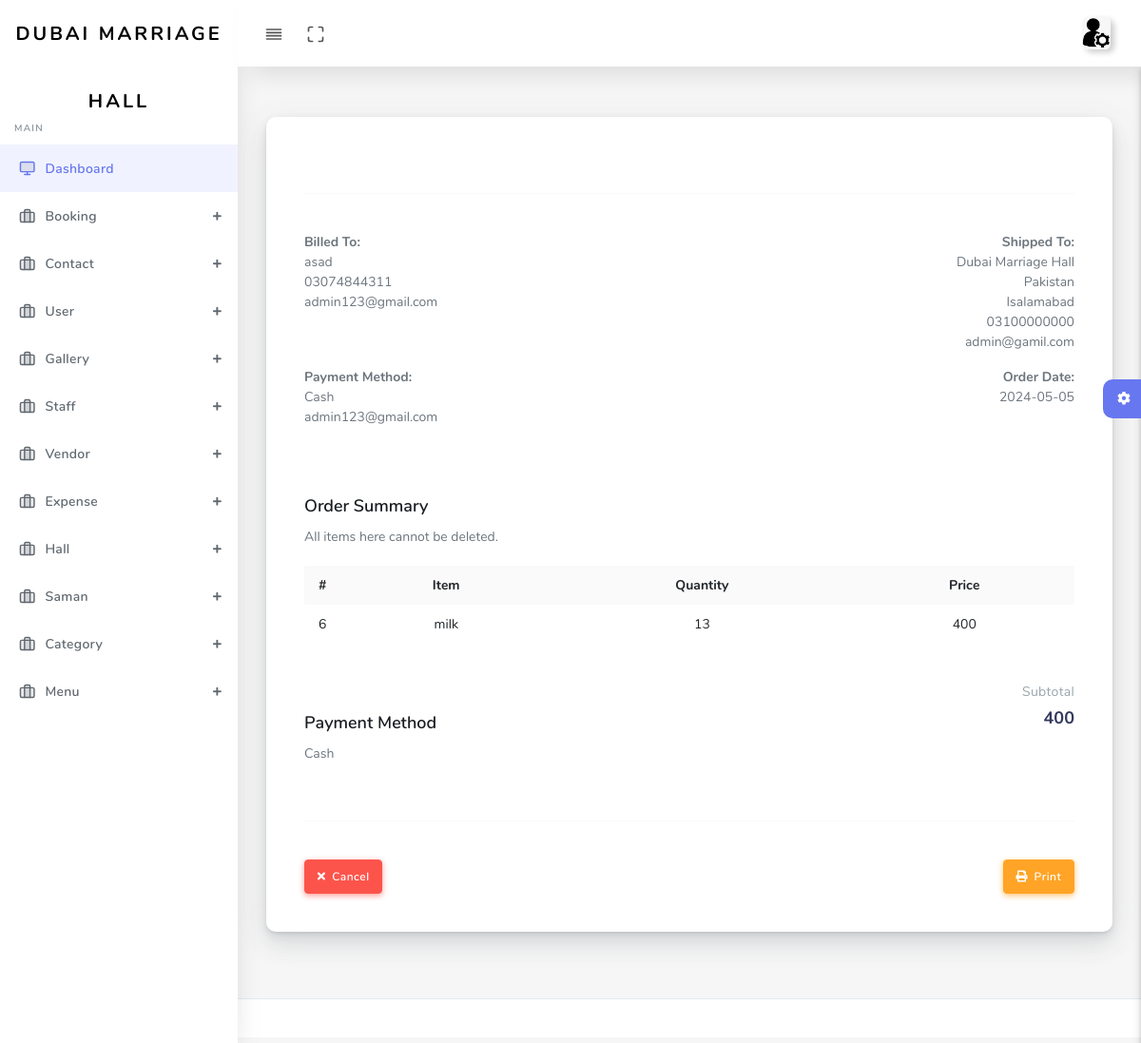
The app's page /user/admin/expense_invoice.php?uid=6 (signed in) with its own data.
### tables this page shows
CREATE TABLE `expanse` (
  `eid` int(255) NOT NULL,
  `item` varchar(255) NOT NULL,
  `quantity` int(255) NOT NULL,
  `category` text NOT NULL,
  `vender` varchar(255) NOT NULL,
  `price` varchar(255) NOT NULL,
  `date` varchar(255) NOT NULL
);

CREATE TABLE `vendor` (
  `vid` int(255) NOT NULL,
  `name` varchar(255) NOT NULL,
  `number` varchar(255) NOT NULL,
  `email` varchar(255) NOT NULL,
  `date` varchar(255) NOT NULL
);

### user/admin/expense_invoice.php (the view, shortened to what this page needs)
<?php
include('include/header.php');
include('include/config.php');
$order=$_GET['uid'];
?>
  <div id="app">
    <div class="main-wrapper main-wrapper-1">
      <div class="navbar-bg"></div>
      <?php
include('include/nav.php');
include('include/aside.php');
?>
      <div class="main-content">
        <section class="section">
          <div class="section-body">
            <div class="invoice">
              <div id="invoice-print">
                <div class="row">
                  <div class="col-lg-12">
                      <?php
            $sql = "SELECT * FROM expanse  INNER JOIN vendor ON vendor.vid = expanse.vender WHERE eid='$order'";
            $run = mysqli_query($conn, $sql);
            $row = mysqli_fetch_array($run);
            ?>
                    <hr>
                    <div class="row">
                      <div class="col-md-6">
                        <address>
                          <strong>Billed To:</strong><br>
                          <?php echo $row['name']?><br>
                          <?php echo $row['number']?><br>
                          <?php echo $row['email']?><br>
                        </address>
                      </div>
                      <div class="col-md-6 text-md-right">
                        <address>
                          <strong>Shipped To:</strong><br>
                          Dubai Marriage Hall<br>
                        Pakistan<br>
                         Isalamabad<br>
                         03100000000<br>
                         admin@gamil.com<br>
                        </address>
                      </div>
                    </div>
                    <div class="row">
                      <div class="col-md-6">
                        <address>
                          <strong>Payment Method:</strong><br>
                          Cash<br>
                          <?php echo $row['email']?>
                        </address>
                      </div>
                      <div class="col-md-6 text-md-right">
                        <address>
                          <strong>Order Date:</strong><br>
                          <?php echo $row['date']?><br><br>
                        </address>
                      </div>
                    </div>
                  </div>
                </div>
                <div class="row mt-4">
                  <div class="col-md-12">
                    <div class="section-title">Order Summary</div>
                    <p class="section-lead">All items here cannot be deleted.</p>
                    <div class="table-responsive">
                      <table class="table table-striped table-hover table-md">
                        <tr>
                          <th data-width="40">#</th>
                          <th class="text-center">Item</th>
                          <th class="text-center">Quantity</th>
                          <th class="text-center">Price</th>
                        </tr>
                        <tr>
                          <td><?php echo $row['eid']?></td>
                          <td class="text-center"><?php echo $row['item']?></td>
                          <td class="text-center"><?php echo $row['quantity']?></td>
                          <td class="text-center"><?php echo $row['price']?></td>
                        </tr>
                      </table>
                    </div>
                    <div class="row mt-4">
                      <div class="col-lg-8">
                        <div class="section-title">Payment Method</div>
                        <p class="section-lead">Cash</p>
                      </div>
                      <div class="col-lg-4 text-right">
                        <div class="invoice-detail-item">
                          <div class="invoice-detail-name">Subtotal</div>
                          <div class="invoice-detail-value"><?php echo $row['price']?></div>
                        </div>
                      </div>
                    </div>
                  </div>
                </div>
              </div>
              <hr>
              <div class="text-md-right">
                <div class="float-lg-left mb-lg-0 mb-3">
                  <a href="orders.php"><button class="btn btn-danger btn-icon icon-left"><i class="fas fa-times"></i> Cancel</button></a>
                </div>
                <button class="btn btn-warning btn-icon icon-left" onclick="printDiv('invoice-print')"><i class="fas fa-print"></i> Print</button>
              </div>
            </div>
          </div>
        </section>
        <div class="settingSidebar">
          <a href="javascript:void(0)" class="settingPanelToggle"> <i class="fa fa-spin fa-cog"></i>
          </a>
        </div>
      </div>
      <footer class="main-footer">
      </footer>
    </div>
  </div>
  <?php
include('include/footer.php');
?>

### records on screen
expanse: vendor.name "asad", vendor.number "03074844311", vendor.email "admin123@gmail.com", vendor.date "2024-05-05", eid "6", item "milk", quantity "13", price "400"
